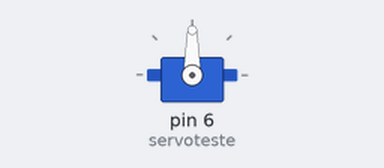
A sketch run on a simulated Arduino Uno, built with avr-gcc and run on an emulated ATmega328P. Parts: servo.

Above: at 0.05 s.
Timing chart, 0 to 4.6 s (numbered marks = the images above):
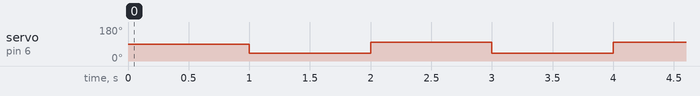

The sketch:

servoLimite.ino
```cpp
#include <Servo.h>
Servo servoteste;
int limite_inferior=40; // Atenção para os limites.
int limite_superior=100; // Atenção para os limites.

// Caso o servo motor esteja forçando, desligue e modifique os limites.
void setup()
{
  servoteste.attach(6); // Escolha o pino para trocar de servo.
  // Teste apenas 1 servo motor por vez!
}

void loop()
{
  delay(1000);
  servoteste.write(limite_inferior); // Levando o servo motor para o limite inferior.
  delay(1000);
  servoteste.write(limite_superior); // Levando o servo motor para o limite superior.
}
// Caso seja preciso testar só um dos limites, comente a linha de código
// do outro limite, utilizando //, todo código que vier depois das duas
// barras será comentado.
```

Measured:
- by itself, servo on pin 6 (servoteste): alternates 100° for 1.0 s and 40° for 1.0 s
